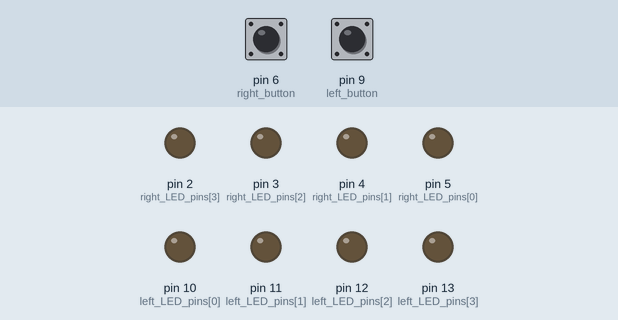
Bench run of a sketch on a simulated Arduino Uno, built with avr-gcc and run on an emulated ATmega328P. Parts: output pins drawn as LEDs (lit = HIGH). Inputs (shaded band) come from the test bench; at power-on: pin 6 (right_button) LOW, pin 9 (left_button) LOW.

Above: at 1.2 s.
1.3 s: pin 6 (right_button) pulled HIGH for 0.15 s
At 1.7 s:
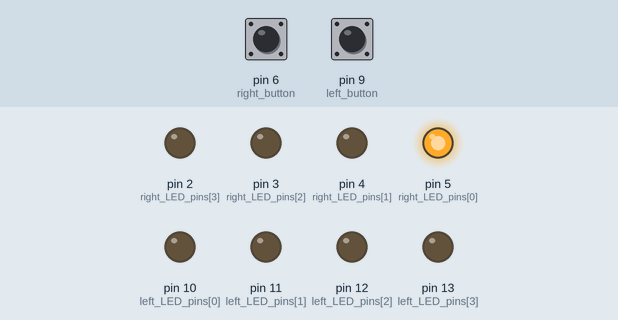
4.4 s: pin 9 (left_button) pulled HIGH for 1 s
At 6.7 s:
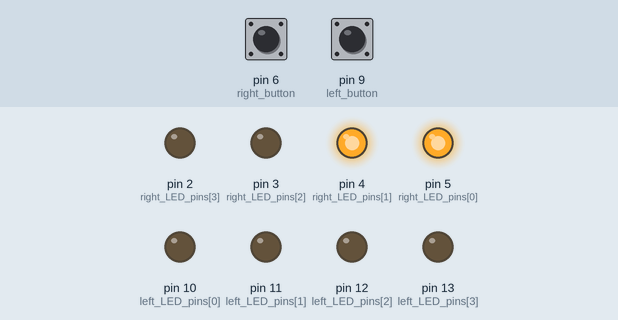
11.4 s: pin 6 (right_button) pulled HIGH for 3.2 s
At 13.1 s:
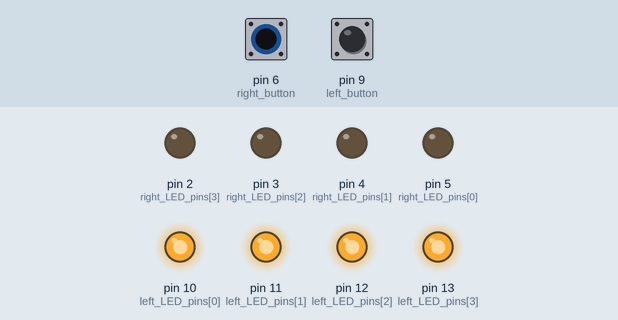
Timing chart, 0 to 23.6 s (numbered marks = the images above; inputs shaded):
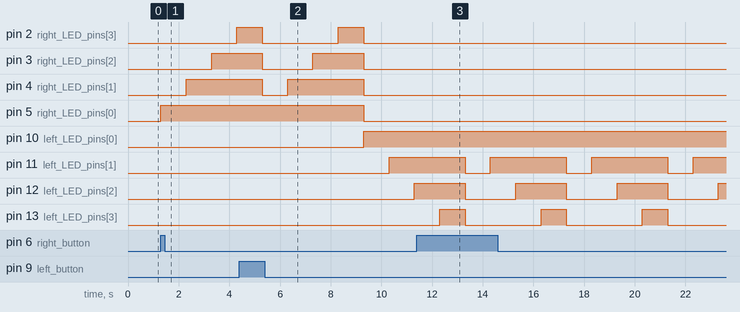

Measured:
- after the input at 1.3 s, pin 2 (right_LED_pins[3]): LOW → HIGH after 3.0 s; pin 3 (right_LED_pins[2]): LOW → HIGH after 2.0 s; pin 4 (right_LED_pins[1]): LOW → HIGH after 1.0 s; pin 5 (right_LED_pins[0]): LOW → HIGH at once
- after the input at 4.4 s, pin 4 (right_LED_pins[1]): goes on until 9.3 s, then stays LOW; pin 5 (right_LED_pins[0]): HIGH → LOW after 4.9 s; pin 10 (left_LED_pins[0]): LOW → HIGH after 4.9 s; pin 11 (left_LED_pins[1]): LOW → HIGH after 5.9 s; pin 12 (left_LED_pins[2]): LOW → HIGH after 6.9 s
- after the input at 11.4 s, pin 2 (right_LED_pins[3]): stays LOW (without the input it goes to HIGH after 4.9 s); pin 3 (right_LED_pins[2]): stays LOW (without the input it goes to HIGH after 3.9 s)

The sketch:

lab3_p4_turn_signal.ino
```cpp
/*
 * Jimmy Hickey
 *
 * Lab 3 problem 4
 *
 * Date: 26/2/16
 *
 * Make a turn signals out of LEDS.
 * When a button is clicked, the LEDS will turn on/off in a "runway" pattern.
 * It will continue this as until the button is pressed again.
 * This will be duplicated, so there will be a right and left set of LEDS working
 * off of two buttons.
 *
 */

const int left_button = 9;
const int right_button = 6;

int right_LED_pins[]={5,4,3,2};
int left_LED_pins[]={10,11,12,13};

bool right_pressed = false;
bool left_pressed= false;

void setup() {

  // A for loop that sets the LEDs to outputs
  // This will need to be split into two for loops if the arrays are
  //different sizes.
  for (int i=0; i <= 3; i++){
    pinMode(right_LED_pins[i], OUTPUT);
   pinMode(left_LED_pins[i],OUTPUT);
  }
  pinMode(left_button, INPUT);
  pinMode(right_button, INPUT);
}

void loop() {

if(digitalRead(right_button))
  right_pressed = !right_pressed;

if(digitalRead(left_button))
  left_pressed = !left_pressed;

  // check if the pushbutton is pressed.
  // if it is, the buttonState is HIGH:
  if (right_pressed) {
    Serial.println("In right button if");
    for(int i=0;i<=3;i++){
      digitalWrite(right_LED_pins[i],HIGH);
      delay(1000);
    }

    for(int i=3;i>=0;i--){
      digitalWrite(right_LED_pins[i],LOW);
    }
  }

if (left_pressed){
    for(int i=0;i<=3;i++){
      digitalWrite(left_LED_pins[i],HIGH);
      delay(1000);
    }

    for(int i=3;i>=0;i--){
      digitalWrite(left_LED_pins[i],LOW);
    }
  }

  //delay(1000);
}
```
